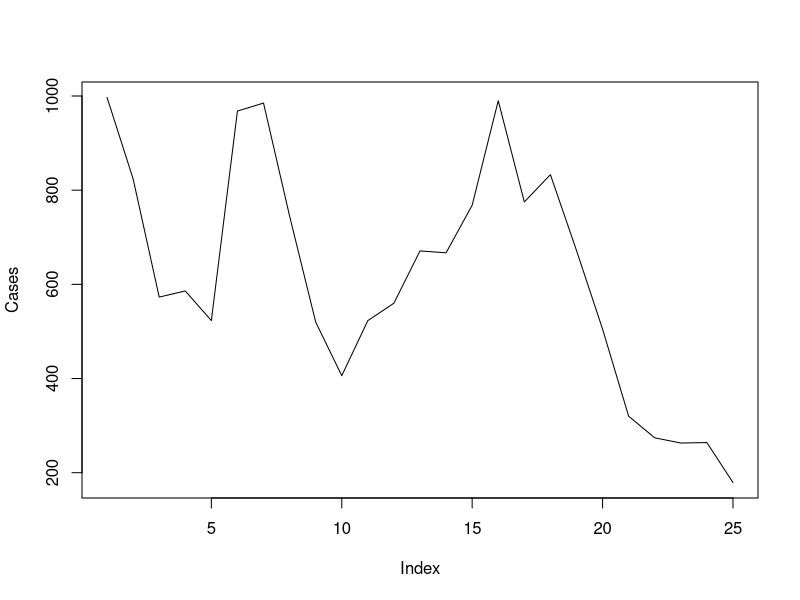
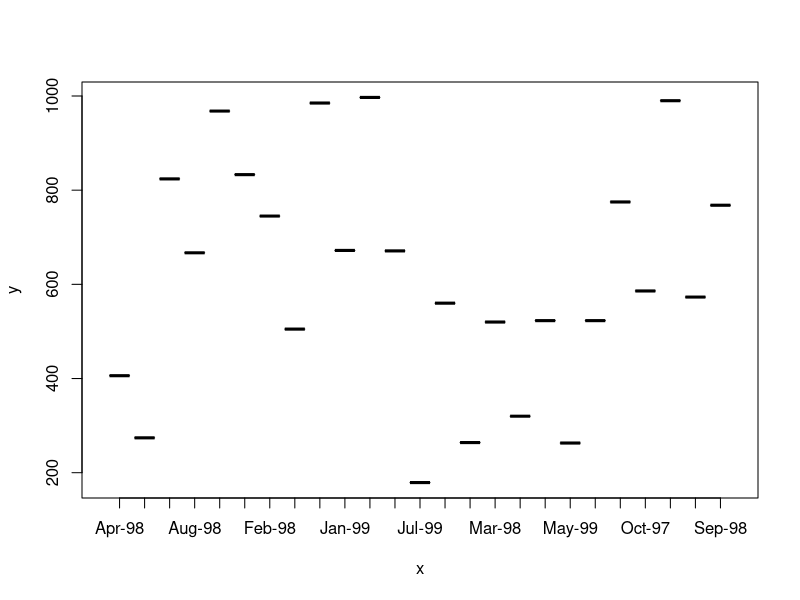
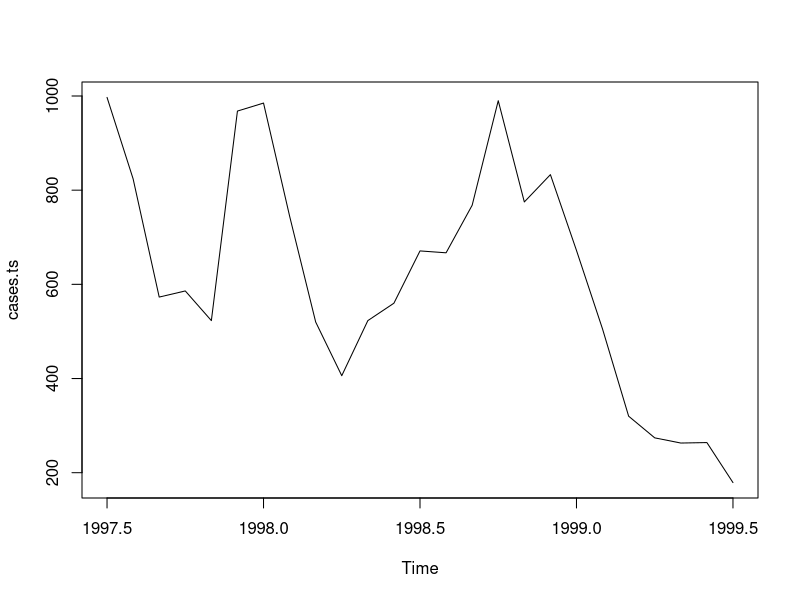
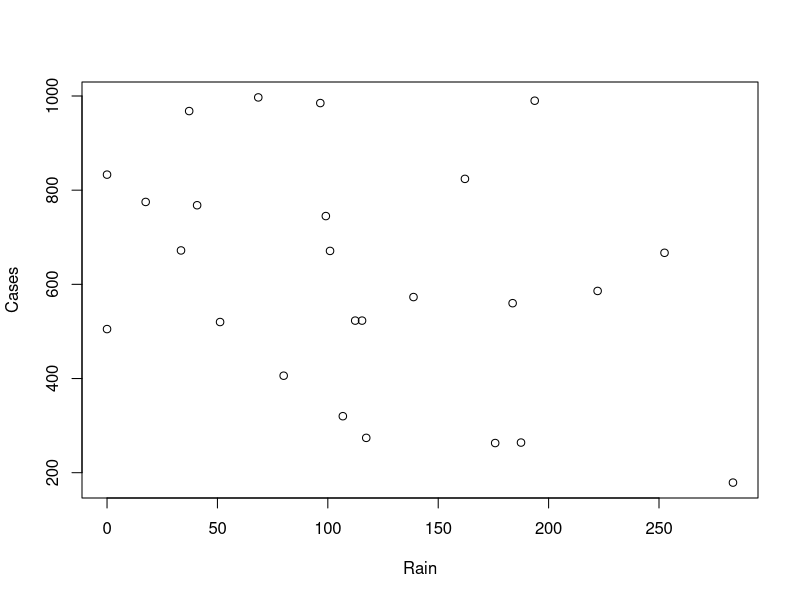
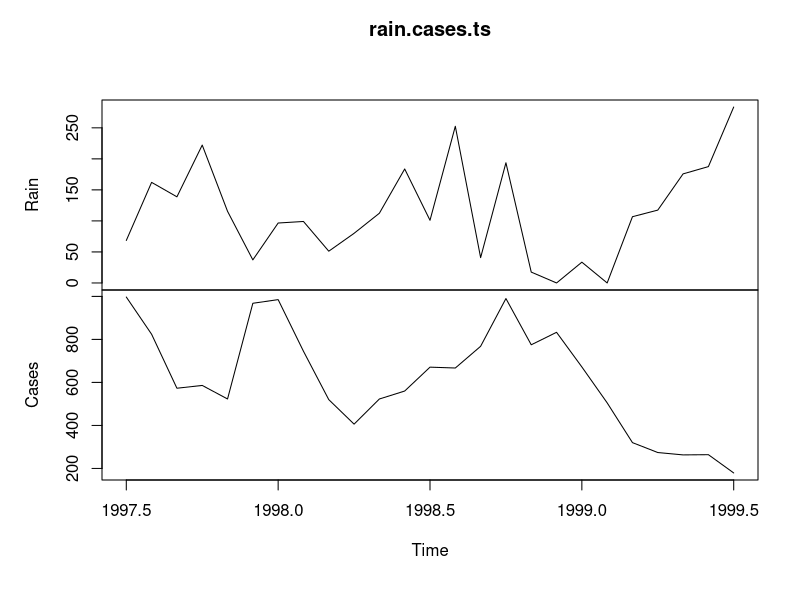
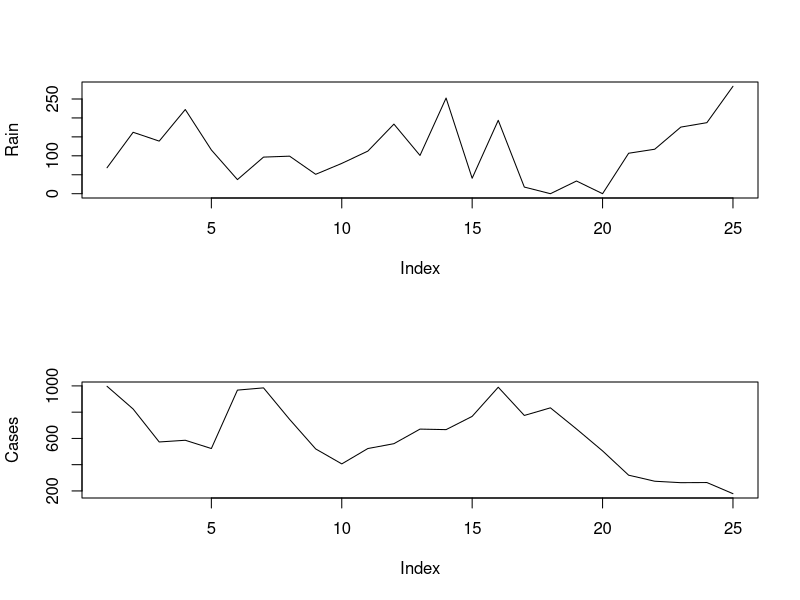
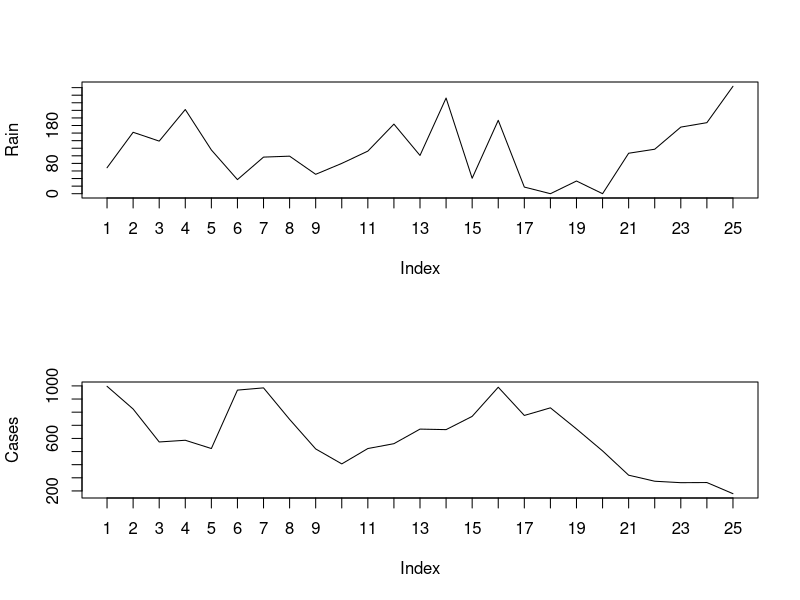
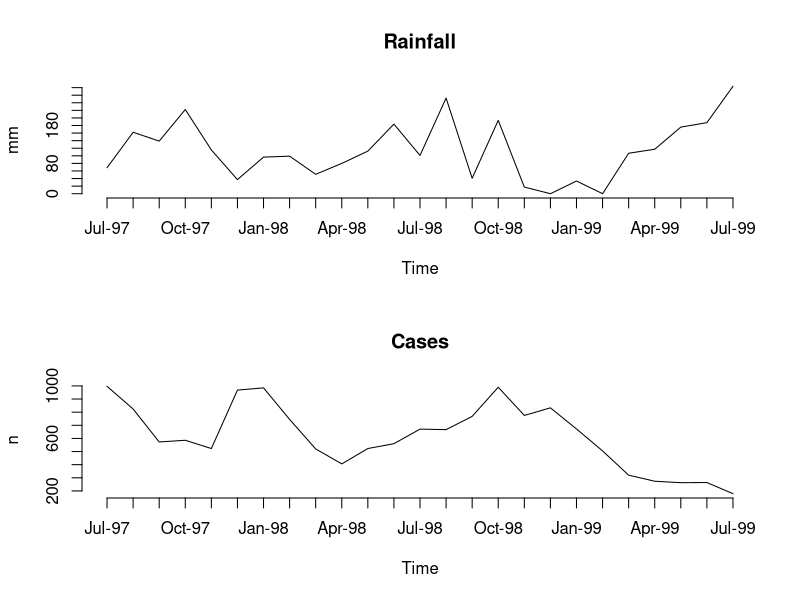

Write R code to recreate these figures, in order.
## ---- chunk 1
mal <- read.table("malaria.dat", header = TRUE)
attach(mal)
## ---- chunk 2
mal
## ---- chunk 3
plot(Cases, type = "l")
## ---- chunk 4
plot(as.factor(Time), Cases, type = "l")
## ---- chunk 5
cases.ts <- ts(Cases, start = c(1997, 7), frequency = 12)
## ---- chunk 6
cases.ts
## ---- chunk 7
plot(cases.ts)
## ---- chunk 8
plot(Rain, Cases)
## ---- chunk 9
rain.cases.ts <- ts(cbind(Rain, Cases), start = c(1997,7), frequency = 12)
plot(rain.cases.ts)
## ---- chunk 10
par(mfrow = c(2, 1))
## ---- chunk 11
plot(Rain, type = "l")
plot(Cases, type = "l")
## ---- chunk 12
par(lab = c(length(Time), 10, 7))
## ---- chunk 13
plot(Rain, type = "l")
## ---- chunk 14
plot(Cases, type = "l")
## ---- chunk 15
plot(Rain, type = "l", axes = FALSE, xlab = "Time", ylab = "mm", main = "Rainfall")
axis(side = 1, labels = as.character(Time), at = 1:length(Time))
axis(side = 2)
plot(Cases, type = "l", axes = FALSE, xlab = "Time", ylab = "n", main = "Cases")
axis(side = 1, labels = as.character(Time), at = 1:length(Time))
axis(side = 2)
## ---- chunk 16
par(mfrow = c(1, 1))
par(lab = c(5, 5, 7))
## ---- chunk 17
plot(Cases, type = "l")
lines(Rain, lty = 2)
## ---- chunk 18
plot(Cases, type = "l", ylim = c(min(Cases, Rain), max(Cases, Rain)))
lines(Rain, lty = 2)
## ---- chunk 19
plot(Cases, type = "l", ylim = c(min(Cases, Rain), max(Cases, Rain)))
lines(Rain, lty = 2)
legend(18, 1000, legend = c("Cases", "Rainfall (mm)"), lty = c(1,2))
## ---- chunk 20
par(lab = c(length(Time), 5, 7))
plot(Cases, type = "l", lty = 1, axes = FALSE)
axis(side = 2)
par(new = TRUE)
plot(Rain, type = "l", lty = 2, axes = FALSE)
axis(side = 4)
axis(side = 1)
## ---- chunk 21
par(mar = c(5, 5, 4, 5))
par(lab = c(length(Time), 5, 7))
plot(Cases, type = "l", lty = 1, axes = FALSE,
     xlab = "", ylab = "", main = "Malaria cases and rainfall")
axis(side = 2)
mtext(text = "Malaria cases", side = 2, line = 3)
par(new = TRUE)
plot(Rain, type = "l", lty = 2, axes = FALSE,
     xlab = "Month & Year", ylab = "")
axis(side = 4)
mtext(text = "Rainfall (mm)", side = 4, line = 3)
axis(side = 1, labels = as.character(Time), at = 1:length(Time))
## ---- chunk 22
plot2var <- function(y1,
           y2,
           x.ticks,
           x.lab = deparse(substitute(x.ticks)),
           y1.lab = deparse(substitute(y1)),
           y2.lab = deparse(substitute(y2)),
           main = paste(y1.lab, "&", y2.lab)) {
  old.par.mar <- par("mar")
  old.par.lab <- par("lab")
  par(mar = c(5, 5, 4, 5))
  if(!missing(x.ticks)) {par(lab = c(length(x.ticks), 5, 7))}
  plot(y1, type = "l", lty = 1, axes = FALSE,
       xlab = "", ylab = "", main = main)
  axis(side = 2)
  mtext(text = y1.lab, side = 2, line = 3)
  par(new = TRUE)
  plot(y2, type = "l", lty = 2, axes = FALSE,
       ylab = "", xlab = x.lab)
  axis(side = 4)
  mtext(text = y2.lab, side = 4, line = 3)
  if(!missing(x.ticks)) {
    axis(side = 1, labels = as.character(x.ticks),
         at = 1:length(x.ticks))
  } else {axis(side = 1)}
  par(mar = old.par.mar)
  par(lab = old.par.lab)  
}
## ---- chunk 23
plot2var(Rain, Cases)
## ---- chunk 24
plot2var(Rain, Cases, Time)
## ---- chunk 25
plot2var(Rain, Cases, Time, x.lab = "Month and Year",
         y1.lab = "Rainfall (mm)", y2.lab = "Cases of malaria")
## ---- chunk 26
detach(mal)
## ---- chunk 27
pop <- read.table("pop.dat", header = TRUE)
attach(pop)
## ---- chunk 28
pop[1:20, ]
## ---- chunk 29
table(AGE)
barplot(table(AGE), col = "white")
## ---- chunk 30
age.group <- cut(AGE, c(0, 17, 29, 41, 53, 99))
## ---- chunk 31
table(AGE, age.group)
## ---- chunk 32
table(age.group, SEX)
## ---- chunk 33
barplot(table(age.group, SEX))
## ---- chunk 34
barplot(table(age.group, SEX), beside = TRUE)
## ---- chunk 35
barplot(table(age.group, SEX), beside = TRUE, horiz = TRUE)
## ---- chunk 36
tab <- table(age.group, SEX)
tab
tab[ ,1] <- -tab[ ,1]
tab
barplot(tab, beside = TRUE, horiz = TRUE)
## ---- chunk 37
barplot(tab, beside = TRUE, horiz = TRUE, space = c(0, -nrow(tab)))
## ---- chunk 38
bar.names <- c(dimnames(tab)$age.group, dimnames(tab)$age.group)
barplot(tab, beside = TRUE, horiz = TRUE, space = c(0, -nrow(tab)),
        names.arg = bar.names)
## ---- chunk 39
barplot(tab, beside = TRUE, horiz = TRUE, space = c(0, -nrow(tab)),
        col = "white", xlim = c(min(tab) * 1.2, max(tab) * 1.2),
        names.arg = bar.names)
## ---- chunk 40
barplot(tab, beside = TRUE, horiz = TRUE, space = c(0, -nrow(tab)),
        col = "white", xlim = c(min(tab) * 1.2, max(tab) * 1.2),
        names.arg = bar.names, axes = FALSE)
axis(side = 1,
     labels = abs(axTicks(side = 1)),
     at = (axTicks(side = 1)))
## ---- chunk 41
pyramid.plot <- function(x,
                          g,
                          main = paste("Pyramid plot of", deparse(substitute(x)),
                                       "by", deparse(substitute(g))),
                          xlab = paste(deparse(substitute(g)),
                                       "(", levels(g)[1], "/",levels(g)[2],")"),
                          ylab = deparse(substitute(x))) {
  tab <- table(x, g)
  tab[ ,1] <- -tab[ ,1]
  barplot(tab,
          horiz = TRUE,
          beside = TRUE,
          space = c(0, -nrow(tab)),
          names.arg = c(dimnames(tab)$x, dimnames(tab)$x),
          xlim = c(min(tab) * 1.2,
          max(tab) * 1.2),
          col = "white",
          main = main,
          xlab = xlab,
          ylab = ylab,
          axes = FALSE)
  axis(side = 1,
       labels = abs(axTicks(side = 1)),
       at = (axTicks(side = 1)))
}
## ---- chunk 42
pyramid.plot(age.group, SEX)
## ---- chunk 43
pyramid.plot(age.group, SEX, ylab = "Months", xlab = "Sex F / M",
             main = "Children by age and sex")
## ---- chunk 44
detach(pop)
sssw <- read.table("sssw.dat", header = TRUE)
attach(sssw)
## ---- chunk 45
sssw[1:20, ]
## ---- chunk 46
barplot(table(marital))
## ---- chunk 47
barplot(table(living))
## ---- chunk 48
barplot(table(ethnic))
## ---- chunk 49
barplot(rev(sort(table(marital))))
## ---- chunk 50
pareto <- function(x,
                   xlab = deparse(substitute(x)),
                   ylab = "Count",
                   main = paste("Pareto Chart of", deparse(substitute(x)))) {
  barplot(rev(sort(table(x))),
          xlab = xlab,
          ylab = ylab,
          main = main,
          col = "white")
}
## ---- chunk 51
pareto(marital)
## ---- chunk 52
pareto(marital, ylab = "n", xlab = "Marital Status",
       main = "Marital Status")
## ---- chunk 53
ms <- as.factor(marital)
levels(ms) <- c("Married", "Single", "Divorced", "Separated",
                "Cohabiting", "Widowed")
table(ms)
pareto(ms, ylab = "n", xlab = "Marital Status",
       main = "Marital Status")
## ---- chunk 54
detach(sssw)
diets <- read.table("diets.dat", header = TRUE)
## ---- chunk 55
diets
## ---- chunk 56
diets <- transform(diets, lci = wt - sd / sqrt(n), uci = wt + sd / sqrt(n))
## ---- chunk 57
diets
## ---- chunk 58
oed.hp <- subset(diets, oedema == 1 & diet == "HP")
oed.lp <- subset(diets, oedema == 1 & diet == "LP")
mar.hp <- subset(diets, oedema == 2 & diet == "HP")
mar.lp <- subset(diets, oedema == 2 & diet == "LP")
## ---- chunk 59
oed.hp
## ---- chunk 60
oed.lp
## ---- chunk 61
mar.hp
## ---- chunk 62
mar.lp
## ---- chunk 63
plot(oed.hp$day, oed.hp$wt, type = "l")
## ---- chunk 64
plot(oed.hp$day, oed.hp$wt, type = "l")
arrows(oed.hp$day, oed.hp$lci, oed.hp$day, oed.hp$uci, 
       code = 3, angle = 90, length = 0.1)
## ---- chunk 65
plot(oed.hp$day, oed.hp$wt, type = "l", ylim = c(min(oed.hp$lci), max(oed.hp$uci)))
arrows(oed.hp$day, oed.hp$lci, oed.hp$day, oed.hp$uci, code = 3, angle = 90, length = 0.1)
## ---- chunk 66
plot(oed.hp$day, oed.hp$wt, type = "l", ylim = c(min(oed.hp$lci), max(oed.hp$uci)))
arrows(oed.hp$day, oed.hp$lci, oed.hp$day, oed.hp$uci, code = 3, angle = 90, length = 0.1)
points(oed.hp$day, oed.hp$wt, pch = 21, bg = "white")
## ---- chunk 67
plot(oed.hp$day, oed.hp$wt, type = "l",
     ylim = c(min(oed.hp$lci), max(oed.hp$uci)),
     main = "HP Diet. Oedematous Cases",
     xlab = "Days of treatment", ylab = "Weight gain (g/kg/d)")

arrows(oed.hp$day, oed.hp$lci, oed.hp$day, oed.hp$uci,
       code = 3, angle = 90, length = 0.1)

points(oed.hp$day, oed.hp$wt, pch = 21, bg = "white")
## ---- chunk 68
plot.ci <- function(x,
                    y, y.lci, y.uci,
                    ylim = c(min(y.lci), max(y.uci)),
                    xlab = deparse(substitute(x)),
                    ylab = deparse(substitute(y)),
                    main = paste(ylab, "by", xlab),
                    type = "l",
                    lty = 1,
                    col = "black",
                    axes = TRUE,
                    pch = 21,
                    bg = "white") {

  plot(x, y, type = type, ylim = ylim, xlab = xlab, ylab = ylab,
       main = main, lty = lty, col = col, axes = axes)
  
  arrows(x, y.lci, x, y.uci, code = 3, angle = 90, length = 0.1,
         lty = lty, col = col)
  
  points(x, y, pch = pch, bg = bg, col = col)
}
## ---- chunk 69
plot.ci(oed.hp$day, oed.hp$wt, oed.hp$lci, oed.hp$uci)
## ---- chunk 70
plot.ci(oed.hp$day, oed.hp$wt, oed.hp$lci, oed.hp$uci,
        ylim = c(-6, 10), xlab = "Day",
        ylab = "Weight gain (g/kg/day)",
        main = "Oedematous", col = "red")
## ---- chunk 71
plot.ci(oed.hp$day, oed.hp$wt, oed.hp$lci, oed.hp$uci,
        ylim = c(-6, 10), xlab = "Day",
        ylab = "Weight gain (g/kg/day)",
        main = "Oedematous", col = "red")
par(new = TRUE)
plot.ci(oed.lp$day, oed.lp$wt, oed.lp$lci, oed.lp$uci,
        axes = FALSE, pch = 22, xlab = "", ylab = "", main = "",
        col = "darkgreen")
## ---- chunk 72
plot.ci(oed.hp$day, oed.hp$wt, oed.hp$lci, oed.hp$uci,
        ylim = c(-6, 10), xlab = "Day",
        ylab = "Weight gain (g/kg/day)",
        main = "Oedematous", col = "red")
par(new = TRUE)
plot.ci(oed.lp$day, oed.lp$wt, oed.lp$lci, oed.lp$uci,
        axes = FALSE, pch = 22, xlab = "", ylab = "", main = "",
        col = "darkgreen")
legend(5, 8, legend = c("HP", "LP"), lty = c(1, 1),
       pch = c(21, 22), col = c("red", "darkgreen"))
## ---- chunk 73
plot.ci(oed.hp$day, oed.hp$wt, oed.hp$lci, oed.hp$uci, type = "p")
## ---- chunk 74
barplot(oed.hp$wt, names.arg = oed.hp$day, col = "white", 
        ylim = c(min(oed.hp$lci), max(oed.hp$uci)))
## ---- chunk 75
barplot(oed.hp$wt, names.arg = oed.hp$day, col = "white", 
        ylim = c(min(oed.hp$lci), max(oed.hp$uci)))
arrows(oed.hp$day, oed.hp$lci, oed.hp$day, oed.hp$uci, 
       code = 3, angle = 90, length = 0.1)
## ---- chunk 76
bar.positions <- barplot(oed.hp$wt, names.arg = oed.hp$day,
                         ylim = c(min(oed.hp$lci), max(oed.hp$uci)),
                         col = "white")

bar.positions
## ---- chunk 77
barplot(oed.hp$wt, names.arg = oed.hp$day, col = "white", 
        ylim = c(min(oed.hp$lci), max(oed.hp$uci)))
arrows(bar.positions, oed.hp$lci, bar.positions, oed.hp$uci,
       code = 3, angle = 90, length = 0.1)
## ---- chunk 78
barplot.ci <- function(y, bar.names, lci, uci,
                       ylim = c(min(lci), max(uci)),
                       xlab = deparse(substitute(bar.names)),
                       ylab = deparse(substitute(y)),
                       main = paste(ylab, "by", xlab)) {
     
  bp <- barplot(y, names.arg = bar.names, ylim = ylim, xlab = xlab,
                ylab = ylab, main = main, col = "white")
     
  arrows(bp, lci, bp, uci, code = 3, angle = 90, length = 0.1)
}
## ---- chunk 79
barplot.ci(oed.hp$wt, oed.hp$day, oed.hp$lci, oed.hp$uci)
## ---- chunk 80
barplot.ci(mar.hp$wt, mar.hp$day, mar.hp$lci, mar.hp$uci)
## ---- chunk 81
barplot.ci <- function(y, bar.names, lci, uci,
         ylim = c(min(0, lci), max(0, uci)),
         xlab = deparse(substitute(bar.names)),
         ylab = deparse(substitute(y)),
         main = paste(ylab, "by", xlab)) {

  bp <- barplot(y, names.arg = bar.names,  ylim = ylim, xlab = xlab,
                ylab = ylab, main = main, col = "white")
     
  arrows(bp, lci, bp, uci, code = 3, angle = 90, length = 0.1)
}
## ---- chunk 82
barplot.ci(mar.hp$wt, mar.hp$day, mar.hp$lci, mar.hp$uci)
## ---- chunk 83
barplot.ci(oed.hp$wt, oed.hp$day, oed.hp$lci, oed.hp$uci)
## ---- chunk 84
barplot.ci <- function(y, bar.names, lci, uci,
         ylim = c(min(0, lci), max(0, uci)),
         xlab = deparse(substitute(bar.names)),
         ylab = deparse(substitute(y)),
         main = paste(ylab, "by", xlab)) {
     
  ylim <- ylim * 1.1
     
  bp <- barplot(y, names.arg = bar.names, ylim = ylim, xlab = xlab,
                ylab = ylab, main = main, col = "white")
     
  arrows(bp, lci, bp, uci, code = 3, angle = 90, length = 0.1)
     
  points(bp, y)
}
## ---- chunk 85
barplot.ci(oed.hp$wt, oed.hp$day, oed.hp$lci, oed.hp$uci)
## ---- chunk 86
barplot.ci(mar.hp$wt, mar.hp$day, mar.hp$lci, mar.hp$uci)
## ---- chunk 87
cs <- read.table("cover.dat", header = TRUE)

## ---- chunk 88
cs
## ---- chunk 89
cs$cvr <- cs$in.program / cs$cases
cs
## ---- chunk 90
cs$cvr.pch <- ifelse(cs$cvr == 0, 0, 15)
cs
## ---- chunk 91
plot(0:25, 0:25, pch = 0:25, cex = 2)
## ---- chunk 92
cs$cvr.cex <- ifelse(cs$cvr == 0, 1, 10 * cs$cvr)
cs
## ---- chunk 93
par(pty="s")
plot(cs$x, cs$y, cex = cs$cvr.cex, pch = cs$cvr.pch)
## ---- chunk 94
plot(cs$x, cs$y,
     cex = cs$cvr.cex,
     pch = cs$cvr.pch,
     xlab = "",
     ylab = "",
     axes = FALSE,
     xlim = c(0,10),
     ylim = c(0,10),
     col = gray(0.5))
## ---- chunk 95
plot(cs$x, cs$y,
     cex = 5,
     xlab = "",
     ylab = "",
     axes = FALSE,
     pch = 15,
     xlim = c(0, 10),
     ylim = c(0, 10),
     col = gray(1 - cs$cvr))
## ---- chunk 96
plot(cs$x, cs$y,
     cex = cs$cvr.cex,
     pch = cs$cvr.pch,
     xlab = "",
     ylab = "",
     axes = FALSE,
     xlim = c(0,10),
     ylim = c(0,10),
     col = gray(0.5))

points(c(2.5, 4.5, 5.5), c(6.5, 8.25, 5), pch = 19, cex = 2)
## ---- chunk 97
fem <- read.table("fem.dat", header = TRUE)
attach(fem)
fem.lm <- lm(WT ~ AGE)
## ---- chunk 98
plot(fem.lm)
## ---- chunk 99
par(mfrow = c(2, 2))
plot(fem.lm)
## ---- chunk 100
par(mfrow = c(2, 2))
par(pty = "s")
plot(fem.lm)
## ---- chunk 101
par(mfrow = c(2, 2))
par(pty = "s")
par(cex = 0.5)
plot(fem.lm)
## ---- chunk 102
par(mfrow = c(1, 1), pty = "m", cex = 1)
plot(fem.lm)
## ---- chunk 103
par(mfrow = c(2, 2), pty = "s")
plot(fem.lm)
## ---- chunk 104
plot(fem.lm)
## ---- chunk 105
plot(fem.lm)
## ---- chunk 106
par(mfrow = c(2, 2), pty = "s")
plot(fem.lm)
## ---- chunk 107
plot(fem.lm)
## ---- chunk 108
default.par <- par(no.readonly = TRUE)
par(mfrow = c(2, 2), pty = "s")
plot.lm.par <- par(no.readonly = TRUE)
par(default.par)
plot(fem.lm)
par(plot.lm.par)
plot(fem.lm)
par(default.par)
plot(fem.lm)
